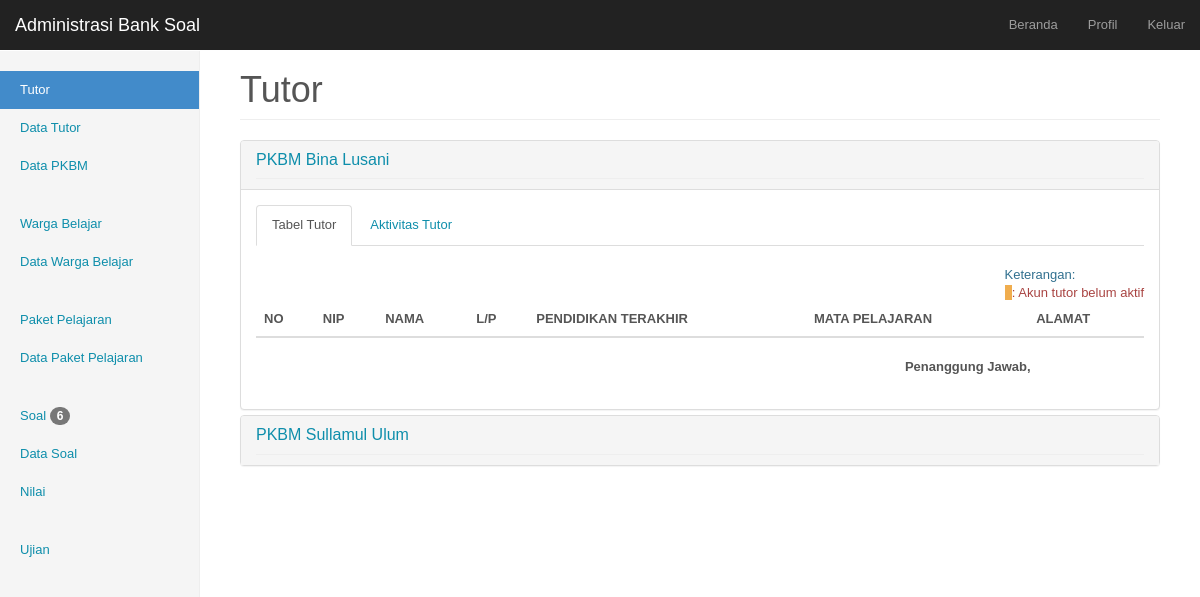
/admin/index.php?p=guru (signed in), run on the app's committed database.
### tables this page shows
CREATE TABLE IF NOT EXISTS `menu` (
  `id_menu` int(2) NOT NULL AUTO_INCREMENT,
  `login` enum('guru','admin','semua') NOT NULL,
  `menu` varchar(250) NOT NULL,
  `link` varchar(450) NOT NULL,
  `tempat` enum('atas','bawah') NOT NULL,
  `level` int(1) NOT NULL,
  PRIMARY KEY (`id_menu`)
);

CREATE TABLE IF NOT EXISTS `sekolah` (
  `id_sekolah` int(4) NOT NULL AUTO_INCREMENT,
  `tgl_input` date NOT NULL,
  `nama_sekolah` varchar(75) NOT NULL,
  `alamat` text NOT NULL,
  `telpon` text NOT NULL,
  `id_guru` int(3) NOT NULL,
  PRIMARY KEY (`id_sekolah`)
);

### admin/index.php (called while the page is built)
<?php
	require "halaman.php";
?>

### admin/include/function.php (called while the page is built)
<?php
	function totalbadge($kolom){
		$total=mysql_num_rows(mysql_query("SELECT * FROM $kolom WHERE lihat='0000-00-00'"));
		return $total;
	}
?>

### admin/include/page-guru.php (the view, shortened to what this page needs)
<div class="panel-group" id="guru-group">
<?php
	$in="in";
	$querysekolah=mysql_query("SELECT id_sekolah, nama_sekolah, id_guru FROM sekolah ORDER BY nama_sekolah ASC");
	while($sekolah=mysql_fetch_array($querysekolah)){
		echo "<div class=\"panel panel-default\">
			<div class=\"panel-heading\">
				<a data-toggle=\"collapse\" data-parent=\"#guru-group\" href=\"#sekolah-$sekolah[0]\"><h3 class=\"sub-header panel-title\">PKBM ".ucwords($sekolah[1])."</h3></a>
			</div>
			<div id=\"sekolah-$sekolah[0]\" class=\"panel-collapse collapse $in\">
				<div class=\"panel-body\">
					<ul class=\"nav nav-tabs\">
						<li class=\"active\"><a data-toggle=\"tab\" href=\"#table-tutor-$sekolah[0]\">Tabel Tutor</a></li>
						<li><a data-toggle=\"tab\" href=\"#aktiv-tutor-$sekolah[0]\">Aktivitas Tutor</a></li>
					</ul>
					<div class=\"tab-content\" style=\"margin-top:20px;\">
						<div id=\"table-tutor-$sekolah[0]\" class=\"tab-pane fade in active\">
						<div class=\"pull-right\">
						<div class=\"text-info\">Keterangan: </div>
			<span class=\"label-warning\">&nbsp;                </span> <span class=\"text-danger\"> : Akun tutor belum aktif</span></div>
		";
		echo "
					<table class=\"table table-striped table-hover\">
						<thead>
							<tr>
								<th>NO</th>
								<th>NIP</th>
								<th>NAMA</th>
								<th>L/P</th>
								<th>PENDIDIKAN TERAKHIR</th>
								<th>MATA PELAJARAN</th>
								<th>ALAMAT</th>
							</tr>
						</thead>
						<tbody>
		";
		$querytanggung="SELECT nama FROM guru WHERE id_guru='$sekolah[2]'";
		$tanggung=mysql_fetch_array(mysql_query($querytanggung));
		echo "
						</tbody>
					</table>
					<div class=\"row\" style=\"margin-top:20px\">
						<div class=\"col-md-3 col-sm-3\">&nbsp;</div>
						<div class=\"col-md-4 col-sm-4\">&nbsp;</div>
						<div class=\"col-md-5 col-sm-5 text-center\">
							<span style=\"font-weight:bold\">Penanggung Jawab,</span><br /><br />
							$tanggung[0]
						</div>
					</div>
					</div>
					<div id=\"aktiv-tutor-$sekolah[0]\" class=\"tab-pane fade\">
						<h3 class=\"sub-header\">LOG IN</h3>
						<div class=\"row\">
							<div class=\"col-md-7 col-sm-6\">
								<table class=\"table table-striped table-hover\">
									<thead>
										<tr>
											<th>NO</th>
											<th>NAMA</th>
											<th>BANYAK LOGIN</th>
											<th>TERAKHIR LOGIN</th>
										</tr>
									</thead>
									<tbody>
		";
		echo "
									</tbody>
								</table>
							</div>
							<div class=\"col-md-5 col-sm-6\">
								<ul class=\"list-group\">
		";
		echo "
								</ul>
							</div>
						</div>
						<h3 class=\"sub-header\">INPUT DATA</h3>
							<div class=\"row\">
								<div class=\"col-md-4\">
									<h4 class=\"sub-header\">Paket Pelajaran</h4>
									<table class=\"table table-striped table-hover\">
										<thead>
											<tr>
												<th>NAMA</th>
												<th>BANYAK<br />DATA</th>
											</tr>
										</thead>
										<tbody>
		";
		echo "
										</tbody>
									</table>
								</div>
								<div class=\"col-md-4\">
									<h4 class=\"sub-header\">Warga Belajar</h4>
									<table class=\"table table-striped table-hover\">
										<thead>
											<tr>
												<th>NAMA</th>
												<th>BANYAK<br />DATA</th>
											</tr>
										</thead>
										<tbody>
		";
		echo "
										</tbody>
									</table>
								</div>
								<div class=\"col-md-4\">
									<h4 class=\"sub-header\">Soal</h4>
									<table class=\"table table-striped table-hover\">
										<thead>
											<tr>
												<th>NAMA</th>
												<th>BANYAK<br />DATA</th>
											</tr>
										</thead>
										<tbody>
		";
		echo "
										</tbody>
									</table>
								</div>
							</div>
					</div>
					</div>
				</div>
			</div>
		</div>
		";
		$in="";
	}
?>
</div>

### admin/halaman.php (shortened to what this page needs)
<?php
	$queryadmin=mysql_query("SELECT * FROM guru WHERE id_guru='$_SESSION[id_admin]'");
	$admin=mysql_fetch_array($queryadmin);
	if($admin['sebagai']=="admin"){
?>
<!DOCTYPE html PUBLIC "-//W3C//DTD XHTML 1.0 Transitional//EN" "http://www.w3.org/TR/xhtml1/DTD/xhtml1-transitional.dtd">
<html xmlns="http://www.w3.org/1999/xhtml">
<head>
<link rel="stylesheet" type="text/css" href="../css/bootstrap.css" />
<link rel="stylesheet" type="text/css" href="../css/jquery-ui-1.10.4.custom.css" />
<link rel="stylesheet" type="text/css" href="css/halaman-style-admin.css" />
<link rel="stylesheet" type="text/css" href="css/eventCalendar.css" />
<link rel="stylesheet" type="text/css" href="css/eventCalendar_theme_responsive.css" />
</head>
<body data-spy="scroll" data-target="#myScrollspy">
	<nav class="navbar navbar-inverse navbar-fixed-top" role="navigation">
      <div class="container-fluid">
        <div class="navbar-header">
          <a class="navbar-brand" href="#">Administrasi Bank Soal</a>
        </div>
        <div id="navbar" class="navbar-collapse collapse">
        	<ul class="nav navbar-nav navbar-right">
        	<?php
				$querymenu=mysql_query("SELECT menu, link FROM menu WHERE (login='semua' OR login='admin') AND tempat='atas' ORDER BY level ASC");
				$pagenow=$_GET['p'];
				while($menu1=mysql_fetch_array($querymenu)){
					$menu=explode("-",$menu1['menu']);
					$link=explode("-",$menu1['link']);
					for($i=0;$i<count($menu);$i++){
						if($link[$i]=="?p=" . $pagenow || $link[$i]==$pagenow)
							echo "<li><a href='#' class='aktif-menu'>$menu[$i]</a></li>";
						else
							echo "<li><a href='$link[$i]'>$menu[$i]</a></li>";
					}
				}
			?>
          	</ul>
        </div>
      </div>
    </nav>
    <div class="container-fluid">
    	<div class="row">
        <div class="col-sm-3 col-md-2 sidebar">
        	<?php
				include "include/function.php";
				$querymenu2=mysql_query("SELECT menu, link FROM menu WHERE (login='semua' OR login='admin') AND tempat='bawah' ORDER BY level ASC");
				while($menu2=mysql_fetch_array($querymenu2)){
					$menu=explode("-",$menu2['menu']);
					$link=explode("-",$menu2['link']);
					echo "<ul class='nav nav-sidebar'>";
					for($i=0;$i<count($menu);$i++){
						if($link[$i]=="?p=".$pagenow || $link[$i]==$pagenow){
							echo "<li class='active'><a href='#'>$menu[$i]";
							echo "</a></li>";
						}
						else{
							echo "<li><a href='$link[$i]'>$menu[$i]
							";
							if($menu[$i]=="Guru"){
								$total=totalbadge("guru");
								if($total>0){
									echo "<span class=\"badge\">$total</span>";
								}
							}
							else if($menu[$i]=="Siswa"){
								$total=totalbadge("Siswa");
								if($total>0){
									echo "<span class=\"badge\">$total</span>";
								}
							}
							else if($menu[$i]=="Paket Pelajaran"){
								$total=totalbadge("paket_pelajaran");
								if($total>0){
									echo "<span class=\"badge\">$total</span>";
								}
							}
							else if($menu[$i]=="Soal"){
								$total=totalbadge("soal_pelajaran");
								if($total>0){
									echo "<span class=\"badge\">$total</span>";
								}
							}
							echo "</a></li>";
						}
					}
					echo "</ul>";
				}
			?>
        </div>
        <div class="col-sm-9 col-sm-offset-3 col-md-10 col-md-offset-2 main">
            <?php require "include/body-isi.php";
			?>
        </div>
    </div >
</body>
</html>
<?php
	}
?>

### admin/include/body-isi.php (shortened to what this page needs)
<?php
	$p=$_GET['p'];
	$l="?p=".$p;
	$header="";
	$pagequery=mysql_query("SELECT menu,link FROM menu WHERE link like '%$l%'");
	$page=mysql_fetch_array($pagequery);
	$m=explode("-",$page['menu']);
	$lin=explode("-",$page['link']);
	for($i=0;$i<count($m);$i++){
		if($lin[$i]==$l){
			$header=$m[$i];
		}
	}
	switch($p){
		case 'guru' :
			echo "<h1 class='page-header'>$header</h1>";
			include "page-guru.php";
			break;
	}
?>

### admin/css/halaman-style-admin.css (style rules this page uses)
body { padding-top: 50px; }
.sub-header { padding-bottom: 10px; border-bottom: 1px solid #eee; }
.navbar-fixed-top { border: 0; }
.sidebar { display: none; }
@media (min-width: 768px) { .sidebar { position: fixed; top: 51px; bottom: 0; left: 0; z-index: 1000; display: block; padding: 20px; overflow-x: hidden; overflow-y: auto; background-color: #f5f5f5; border-right: 1px solid #eee; } }
.nav-sidebar { margin-right: -21px; margin-bottom: 20px; margin-left: -20px; }
.nav-sidebar > li > a { padding-right: 20px; padding-left: 20px; }
.nav-sidebar > .active > a, .nav-sidebar > .active > a:hover, .nav-sidebar > .active > a:focus { color: #fff; background-color: #428bca; }
.main { padding: 20px; }
@media (min-width: 768px) { .main { padding-right: 40px; padding-left: 40px; } }
.main .page-header { margin-top: 0; }

### admin/css/eventCalendar_theme_responsive.css (style rules this page uses)
body { font-family: Arial, "Lucida Grande", sans-serif; font-size: 13px; line-height: 18px; color: #555; background-color:#fff; }
a { color: #0E8EAB }

### data on the page
menu: menu "Beranda", menu "Profil", menu "Keluar"
menu: menu "Tutor", menu "Data Tutor", menu "Data PKBM"
menu: menu "Warga Belajar", menu "Data Warga Belajar"
menu: menu "Paket Pelajaran", menu "Data Paket Pelajaran"
menu: menu "Soal", total "6", menu "Data Soal", menu "Nilai"
menu: menu "Ujian"
sekolah: nama_sekolah "Bina Lusani"
sekolah: nama_sekolah "Sullamul Ulum"
